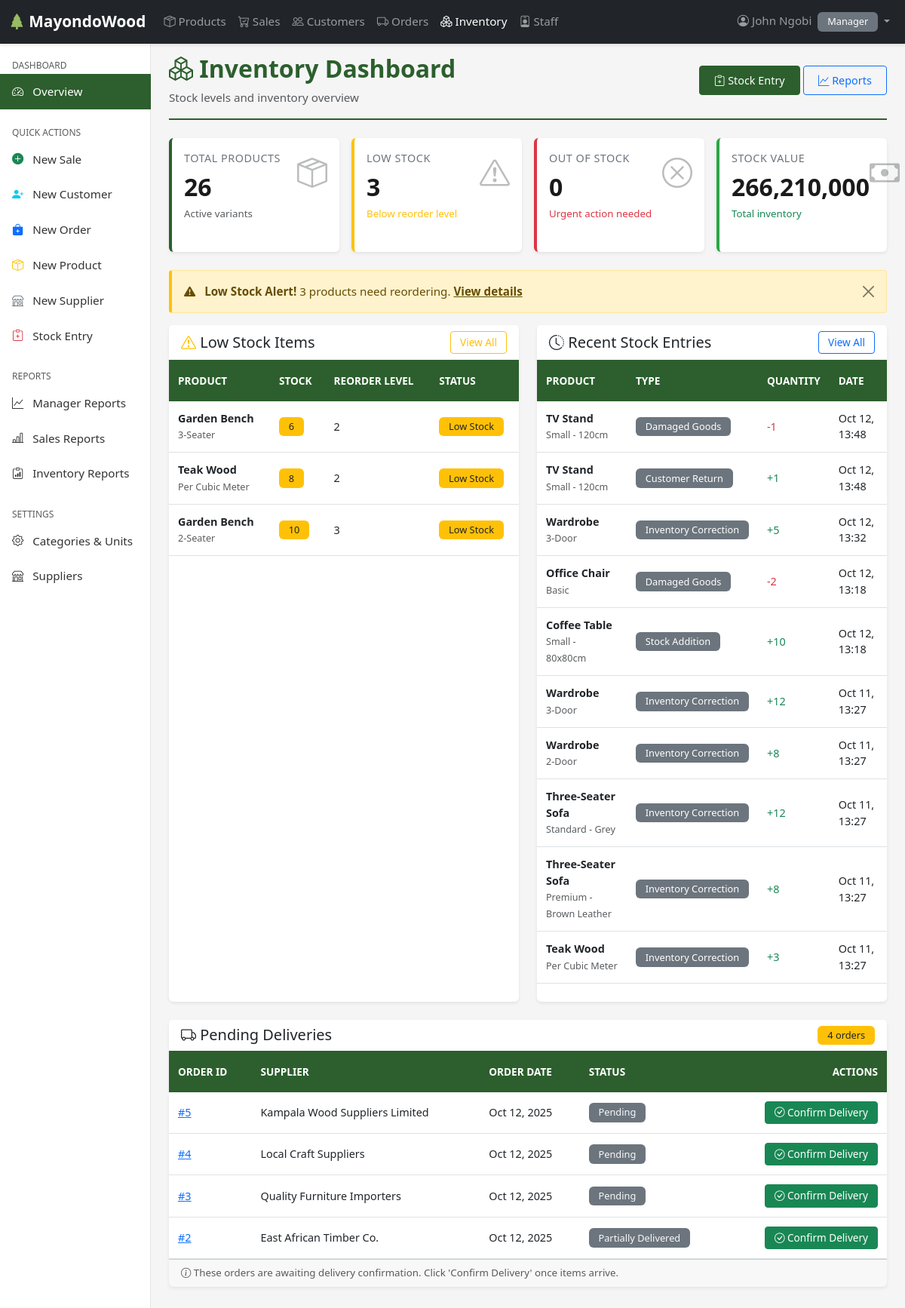
The app's page /inventory/dashboard/ (signed in), older data.
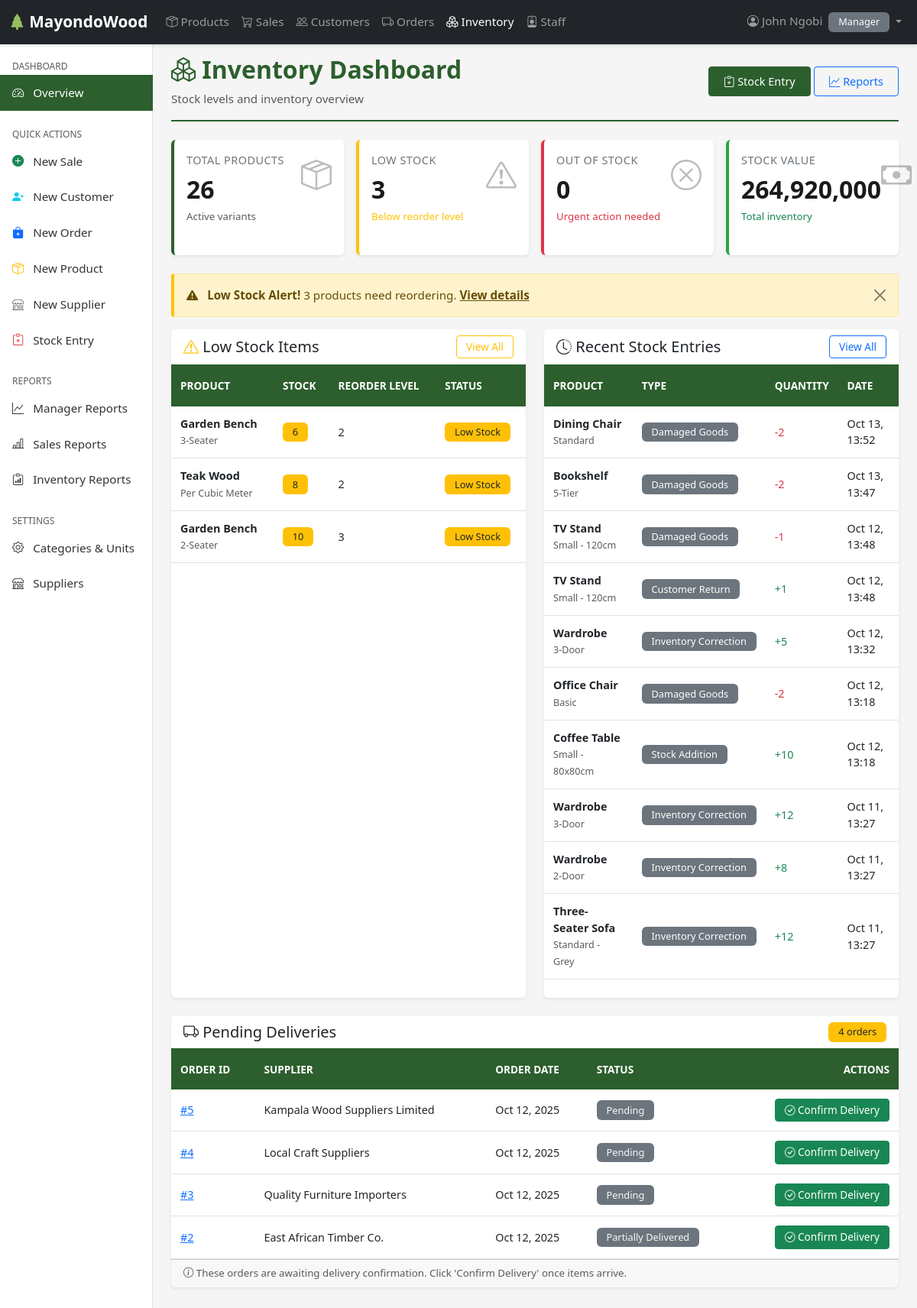
The same page, newer data.
### products/models.py (models this page shows, shortened)
class ProductVariant(models.Model):
    product = models.ForeignKey(Product, on_delete=models.CASCADE, related_name='variants')
    variant_name = models.CharField(max_length=100)
    price = models.IntegerField(default=0)
    stock_quantity = models.PositiveIntegerField(default=0)
    reorder_level = models.PositiveIntegerField(default=5)
    is_active = models.BooleanField(default=True)
    created_at = models.DateTimeField(auto_now_add=True)
    updated_at = models.DateTimeField(auto_now=True)
    class Meta:
        ordering = ['product__name', 'variant_name']
        unique_together = [['product', 'variant_name']]

class Product(models.Model):
    name = models.CharField(max_length=100)
    category = models.ForeignKey(Category, on_delete=models.PROTECT, related_name='products')
    unit = models.ForeignKey(Unit, on_delete=models.PROTECT, related_name='products')
    supplier = models.ForeignKey('orders.Supplier', on_delete=models.SET_NULL, null=True, blank=True, related_name='products')
    description = models.TextField(blank=True)
    is_active = models.BooleanField(default=True)
    created_at = models.DateTimeField(auto_now_add=True)
    updated_at = models.DateTimeField(auto_now=True)
    class Meta:
        ordering = ['name']
        unique_together = [['name', 'category']]

### inventory/models.py (models this page shows, shortened)
class StockEntry(models.Model):
    ENTRY_TYPES = [
        ('ADDITION', 'Stock Addition'),
        ('ADJUSTMENT', 'Stock Adjustment'),
        ('DAMAGE', 'Damaged Goods'),
        ('RETURN', 'Customer Return'),
        ('CORRECTION', 'Inventory Correction'),
    ]
    variant = models.ForeignKey(ProductVariant, on_delete=models.CASCADE, related_name='stock_entries')
    quantity = models.IntegerField(help_text='Positive for additions, negative for reductions')
    entry_type = models.CharField(max_length=20, choices=ENTRY_TYPES, default='ADJUSTMENT')
    entry_date = models.DateTimeField(auto_now_add=True)
    entered_by = models.ForeignKey(Employee, on_delete=models.SET_NULL, null=True)
    notes = models.TextField(blank=True)
    created_at = models.DateTimeField(auto_now_add=True)
    updated_at = models.DateTimeField(auto_now=True)
    class Meta:
        ordering = ['-entry_date']
        verbose_name = 'StockEntry'
        verbose_name_plural = 'Stock Entries'

### orders/models.py (models this page shows, shortened)
class Order(models.Model):
    STATUS_CHOICES = [
        ('PENDING', 'Pending'),
        ('DELIVERED', 'Delivered'),
        ('PARTIAL', 'Partially Delivered'),
        ('CANCELLED', 'Cancelled'),
    ]
    supplier = models.ForeignKey(Supplier, on_delete=models.PROTECT, related_name='orders')
    order_date = models.DateTimeField(auto_now_add=True)
    expected_delivery = models.DateField(null=True, blank=True)
    created_by = models.ForeignKey(Employee, on_delete=models.SET_NULL, null=True, related_name='created_orders')
    received_by = models.ForeignKey(Employee, on_delete=models.SET_NULL, null=True, blank=True, related_name='confirmed_orders')
    received_date = models.DateTimeField(null=True, blank=True)
    notes = models.TextField(blank=True)
    status = models.CharField(max_length=20, choices=STATUS_CHOICES, default='PENDING')
    created_at = models.DateTimeField(auto_now_add=True)
    updated_at = models.DateTimeField(auto_now=True)
    class Meta:
        ordering = ['-order_date']

class Supplier(models.Model):
    name = models.CharField(max_length=100, unique=True)
    email = models.EmailField(blank=True)
    phone = models.CharField(max_length=20, blank=True)
    contact_person  = models.CharField(max_length=100)
    address = models.TextField(blank=True)
    notes = models.TextField(blank=True)
    is_active = models.BooleanField(default=True)
    created_at = models.DateTimeField(auto_now_add=True)
    updated_at = models.DateTimeField(auto_now=True)
    class Meta:
        ordering = ['name']

### inventory/views.py (the view)
# urls.py: path('dashboard/', views.inventory_dashboard, name='dashboard'),
@login_required
@user_passes_test(is_inventory_or_manager, login_url='users:login')
def inventory_dashboard(request):
    active_variants = ProductVariant.objects.filter(is_active=True)
    low_stock_items = active_variants.filter(stock_quantity__lte=10).select_related('product').order_by('stock_quantity')[:10]
    out_of_stock = active_variants.filter(stock_quantity=0).count()
    total_variants = active_variants.count()
    total_stock_value = sum(v.stock_quantity * v.price for v in active_variants)
    PENDING_STATUSES = ['PENDING', 'PARTIAL']
    pending_orders_qs = Order.objects.filter(status__in=PENDING_STATUSES)
    pending_orders_list = pending_orders_qs.select_related('supplier', 'created_by').order_by('-order_date')[:5]
    pending_orders_count = pending_orders_qs.count()
    recent_entries = StockEntry.objects.select_related('variant__product', 'entered_by').order_by('-entry_date')[:10]
    context = {
        'low_stock_items': low_stock_items,
        'low_stock_count': low_stock_items.count(),
        'out_of_stock': out_of_stock,
        'total_variants': total_variants,
        'total_stock_value': total_stock_value,
        'pending_orders': pending_orders_count,
        'pending_orders_list': pending_orders_list,
        'recent_entries': recent_entries,
        'title': 'Inventory Dashboard',
        'onboarding_hints': {
            'pending_orders': "These orders are awaiting delivery confirmation. Click 'Confirm Delivery' once items arrive."
        }
    }
    return render(request, 'inventory/dashboard.html', context)

### inventory/views.py (called while the page is built)
def is_inventory_or_manager(user):
    return user.is_authenticated and user.role in ['INVENTORY', 'MANAGER']

### inventory/templates/inventory/dashboard.html (shortened to what the changed rows need)
{% extends 'base.html' %}
{% load static humanize %}
{% block content %}
<div class="page-header">
    <div class="d-flex justify-content-between align-items-center">
        <div>
            <h1><i class="bi bi-boxes"></i> Inventory Dashboard</h1>
        </div>
    </div>
</div>
<div class="row g-3 mb-4">
    <div class="col-md-3">
        <div class="card stat-card primary h-100">
            <div class="card-body">
                <div class="d-flex justify-content-between align-items-start">
                    <div>
                        <h2 class="stat-value mb-1">{{ total_variants|intcomma }}</h2>
                    </div>
                </div>
            </div>
        </div>
    </div>
    <div class="col-md-3">
        <div class="card stat-card warning h-100">
            <div class="card-body">
                <div class="d-flex justify-content-between align-items-start">
                    <div>
                        <h2 class="stat-value mb-1">{{ low_stock_count|intcomma }}</h2>
                    </div>
                </div>
            </div>
        </div>
    </div>
    <div class="col-md-3">
        <div class="card stat-card danger h-100">
            <div class="card-body">
                <div class="d-flex justify-content-between align-items-start">
                    <div>
                        <h2 class="stat-value mb-1">{{ out_of_stock|intcomma }}</h2>
                    </div>
                </div>
            </div>
        </div>
    </div>
    <div class="col-md-3">
        <div class="card stat-card success h-100">
            <div class="card-body">
                <div class="d-flex justify-content-between align-items-start">
                    <div>
                        <p class="stat-label mb-2">Stock Value</p>
                        <h2 class="stat-value mb-1">{{ total_stock_value|floatformat:0|intcomma }}</h2>
                        <small class="text-success">Total inventory</small>
                    </div>
                </div>
            </div>
        </div>
    </div>
</div>
<div class="row">
    <div class="col-lg-6 mb-4">
        <div class="card h-100">
            <div class="card-body p-0">
                {% if low_stock_items %}
                <div class="table-responsive">
                    <table class="table table-hover mb-0">
                        <thead>
                            <tr>
                                <th>Product</th>
                                <th>Stock</th>
                                <th>Reorder Level</th>
                                <th>Status</th>
                            </tr>
                        </thead>
                        <tbody>
                            {% for item in low_stock_items %}
                            <tr>
                                <td>
                                    <strong>{{ item.product.name }}</strong><br>
                                    <small class="text-muted">{{ item.variant_name }}</small>
                                </td>
                                <td>
                                    <span class="badge {% if item.stock_quantity == 0 %}bg-danger{% else %}bg-warning text-dark{% endif %}">
                                        {{ item.stock_quantity }}
                                    </span>
                                </td>
                                <td>{{ item.reorder_level }}</td>
                                <td>
                                    {% if item.stock_quantity == 0 %}
                                        <span class="badge bg-danger">Out of Stock</span>
                                    {% else %}
                                        <span class="badge bg-warning text-dark">Low Stock</span>
                                    {% endif %}
                                </td>
                            </tr>
                            {% endfor %}
                        </tbody>
                    </table>
                </div>
                {% else %}
                <div class="empty-state py-5">
                    <i class="bi bi-check-circle text-success d-block"></i>
                    <p class="mb-0">All stock levels are good!</p>
                </div>
                {% endif %}
            </div>
        </div>
    </div>
    <div class="col-lg-6 mb-4">
        <div class="card h-100">
            <div class="card-body p-0">
                {% if recent_entries %}
                <div class="table-responsive">
                    <table class="table table-hover mb-0">
                        <thead>
                            <tr>
                                <th>Product</th>
                                <th>Type</th>
                                <th>Quantity</th>
                                <th>Date</th>
                            </tr>
                        </thead>
                        <tbody>
                            {% for entry in recent_entries %}
                            <tr>
                                <td>
                                    <strong>{{ entry.variant.product.name }}</strong><br>
                                    <small class="text-muted">{{ entry.variant.variant_name }}</small>
                                </td>
                                <td>
                                    <span class="badge bg-secondary">
                                        {{ entry.get_entry_type_display }}
                                    </span>
                                </td>
                                <td>
                                    <span class="{% if entry.quantity > 0 %}text-success{% else %}text-danger{% endif %}">
                                        {% if entry.quantity > 0 %}+{% endif %}{{ entry.quantity }}
                                    </span>
                                </td>
                                <td>{{ entry.entry_date|date:"M d, H:i" }}</td>
                            </tr>
                            {% endfor %}
                        </tbody>
                    </table>
                </div>
                {% else %}
                <div class="empty-state py-5">
                    <i class="bi bi-inbox d-block"></i>
                    <p class="mb-0">No recent stock entries</p>
                </div>
                {% endif %}
            </div>
        </div>
    </div>
</div>
{% if pending_orders_list %}
<div class="card mb-4">
    <div class="card-body p-0">
        <div class="table-responsive">
            <table class="table table-hover mb-0">
                <thead>
                    <tr>
                        <th>Order ID</th>
                        <th>Supplier</th>
                        <th>Order Date</th>
                        <th>Status</th>
                        <th class="text-end">Actions</th>
                    </tr>
                </thead>
                <tbody>
                    {% for order in pending_orders_list %}
                    <tr>
                        <td>
                            <a href="{% url 'orders:order_detail' order.pk %}">#{{ order.id }}</a>
                        </td>
                        <td>{{ order.supplier.name|default:"(No supplier)" }}</td>
                        <td>{{ order.order_date|date:"M d, Y" }}</td>
                        <td>
                            <span class="badge bg-secondary text-light">
                                {{ order.get_status_display }}
                            </span>
                        </td>
                        <td class="text-end">
                            <a href="{% url 'orders:confirm_delivery' order.pk %}" class="btn btn-sm btn-success">
                                <i class="bi bi-check-circle" aria-hidden="true"></i>
                                Confirm Delivery
                            </a>
                        </td>
                    </tr>
                    {% empty %}
                    <tr>
                        <td colspan="5" class="text-center text-muted">No pending deliveries found.</td>
                    </tr>
                    {% endfor %}
                </tbody>
            </table>
        </div>
    </div>
</div>
{% endif %}
{% endblock %}

Row changes from the older to the newer data that the page shows:
no longer on this page (row unchanged): StockEntry: variant.product.name "Three-Seater Sofa", variant.variant_name "Premium - Brown Leather", entry_type "Inventory Correction", quantity "8", entry_date "Oct 11, 13:27"
no longer on this page (row unchanged): StockEntry: variant.product.name "Teak Wood", variant.variant_name "Per Cubic Meter", entry_type "Inventory Correction", quantity "3", entry_date "Oct 11, 13:27"
added StockEntry: variant.product.name "Dining Chair", variant.variant_name "Standard", entry_type "Damaged Goods", quantity "-2", entry_date "Oct 13, 13:52"
added StockEntry: variant.product.name "Bookshelf", variant.variant_name "5-Tier", entry_type "Damaged Goods", quantity "-2", entry_date "Oct 13, 13:47"
Text that changed along with them:
{{ total_stock_value|floatformat:0|intcomma }}: "266,210,000" → "264,920,000"
